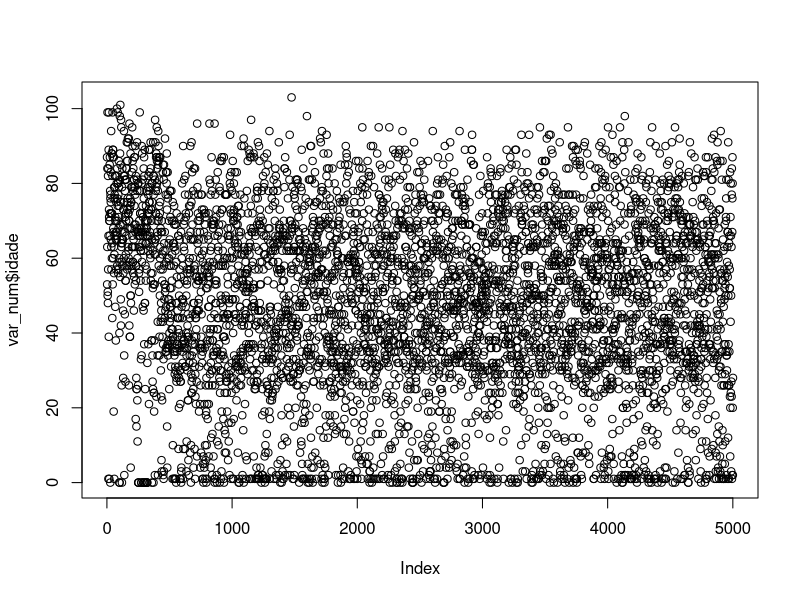
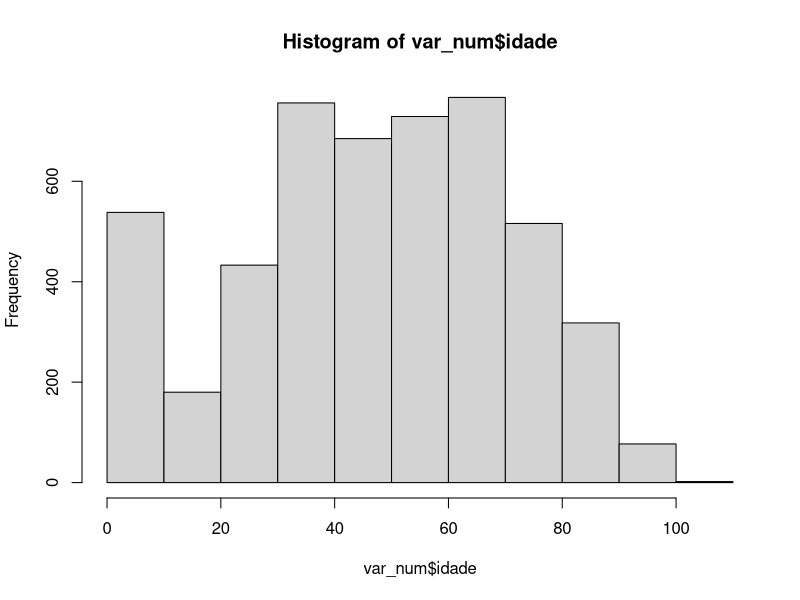
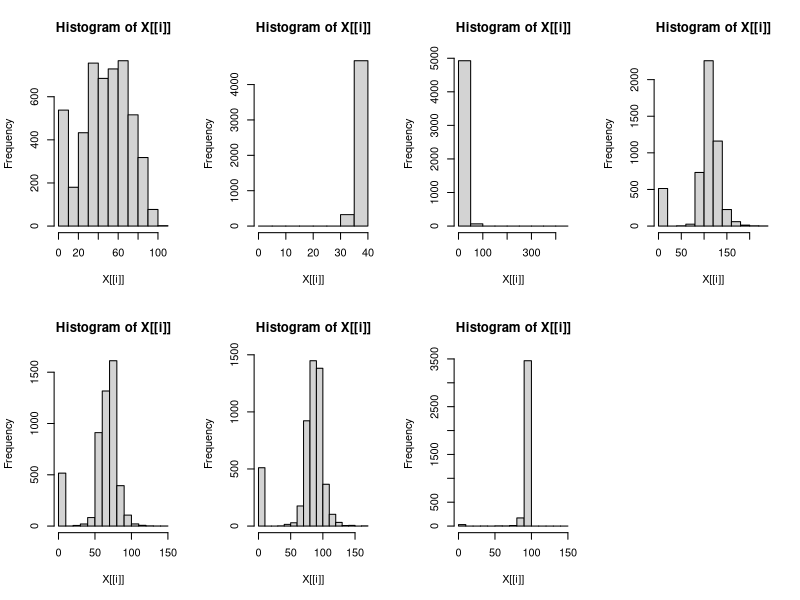
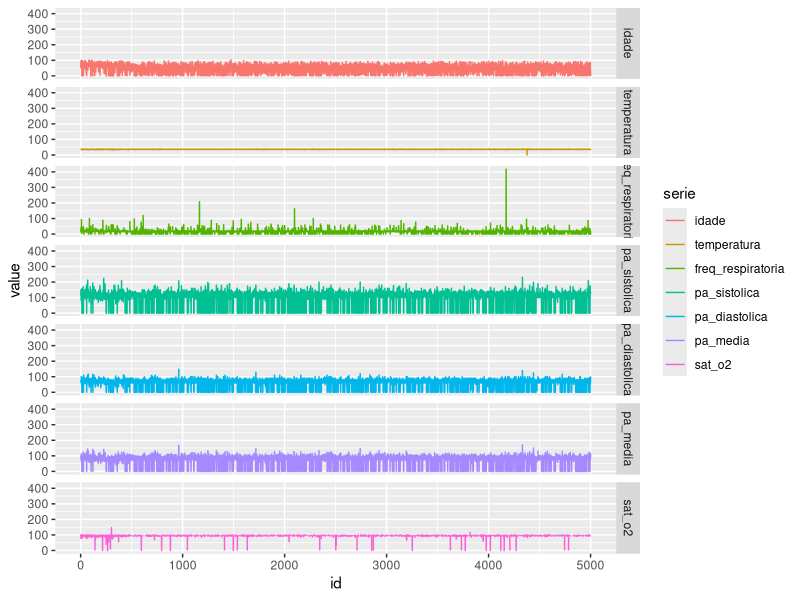
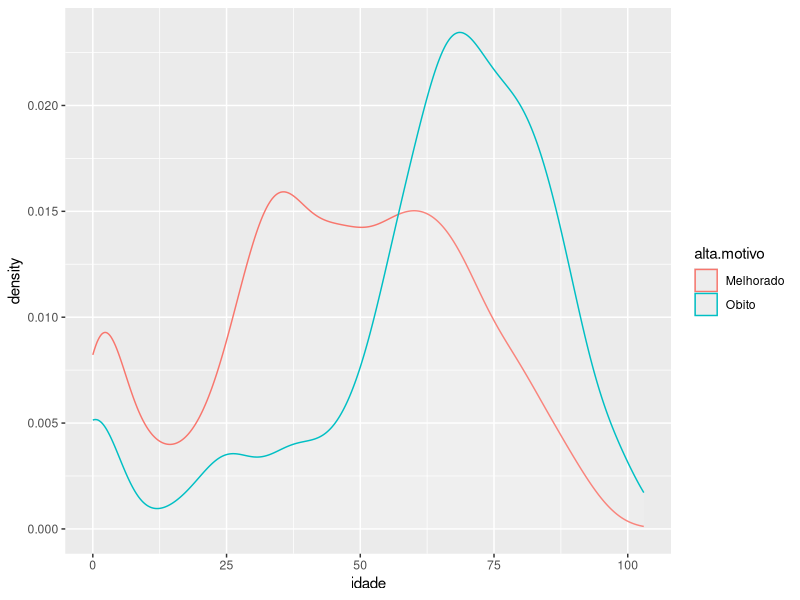

Write R code to recreate these figures, in order. (Note: this script raises an error after producing the figures.)
## ---- chunk 1
#source("setup_knitr.R")
knitr::opts_chunk$set(echo = TRUE,
                      comment = NA,
                      warning = FALSE,
                      message = FALSE)
## ---- chunk 2
## Criando um vetor de números
x <- c(1,2,3,4,5,6,7,80)
x

## verificando a classe do objeto
class(x)

## Selecionando o valor do vetor na posição 8
x[8]


## Criando uma matriz
X <- matrix(data= c(1,2,3,4),
            ncol = 2, 
            byrow=TRUE)
X
Y <- matrix(c(2,4,5,8,6,8),
            ncol=2, 
            byrow = TRUE)
Y

## Multiplicando as duas matrizes
Y%*%X

## Selcionando o valor da linha 1 coluna 2 da matriz Y
Y[1,2]
## ---- chunk 3
## Criando um vetor aleatório de 100 valores de uma distribuição Normal com média 0 e variância 1
x <- rnorm(100)

## Inspecionando os primeiros valores do vetor
head(x,n=3)

## Inspecionando os últimos valores do vetor
tail(x,n=3)

## Media = somatório x_i/n - Função para méria aritmética
media <- function(x){
    soma = 0
    for(i in 1:length(x))
        soma = soma + x[i]
    media = soma/length(x)
    return(media)
}
media(x)

mean(x)
## ---- chunk 4
# LI = media - Z*desvio_padrão/raiz(n)
# LS = media + Z*desvio_padrão/raiz(n)
IC <- function(x, conf = 0.95){
    avg = media(x)
    z = c(-qnorm(conf),qnorm(conf))
    dp = sd(x)
    n = length(x)
    raizn <- sqrt(n)
    #li = avg - z*(dp/raizn)
    #ls = avg + z*(dp/raizn)
    ic  <- avg + z*(dp/raizn)
    return(paste("IC(95%)= (",  round(ic[1],2),";",round(ic[2],2),")"))
}
IC(x)
## ---- chunk 5
## Listando arquivos
dir(pattern = '.csv')

## Carregando um conjunto de dados no formato csv
dados <- read.csv("hospital.csv",
                  header = TRUE, sep ='\t')
head(dados)
dim(dados)

## Estrutura dos dados
str(dados)
## ---- chunk 6
## Aplicando a função media criada
media(dados$idade)

## Listando os nomes das variáveis
names(dados)

## Selecionando apenas as variáveis numéricas
var_num <- dados[,c(1,3:8)]
str(var_num)

## Resumo da variável idade
summary(dados$idade)


## Resumo de todas variáveis numéricas
for(i in 1:length(names(var_num))){
    print(summary(var_num[i]))
    }
## ---- chunk 7
## Gráfico de dispersão
plot(var_num$idade)

## Histograma
hist(var_num$idade)
## ---- chunk 8
## Histograma de todas as variáveis numéricas
par(mfrow=c(2,4))
lapply(var_num,hist)

## ---- chunk 9
library(ggplot2)

var_num$id <- 1:dim(var_num)[1]
df <- reshape2::melt(var_num, id.vars = 'id', variable.name = "serie")
ggplot(df, aes(id,value)) +
    geom_line(aes(colour = serie)) +
    facet_grid(serie ~ .)
## ---- chunk 10
## Lançamento de dois dados

### QUantidade de possibilidades
6^2

## Número de faces
amostral <- 1:6
amostral

## Espaço amostral
n <- 3000
sorteio1 <- NULL
for(i in 1:n)
    sorteio1 <- c(sorteio1,
                  paste(sample(x = amostral,
                               replace = TRUE,
                               size = 2),
                        collapse =""))

length(unique(sorteio1))
sorteio1 <- sort(unique(sorteio1))
sorteio1

## Lançamento de três dados

### QUantidade de possibilidades
6^3

## Espaço amostral
n <- 3000
sorteio2 <- NULL
for(i in 1:n)
    sorteio2 <- c(sorteio2,paste(sample(x = amostral,
                                      replace = TRUE,
                                size = 3),collapse =""))

length(unique(sorteio2))
sorteio2 <- sort(unique(sorteio2))
sorteio2
## ---- chunk 11
### E1= (1,1) - Calcular probabilidade dos dados terem faces iguais
amostral <- 1:6
amostral

## Selcionando a primeira face do dado
dado1 <- substr(sorteio1,1,1)
## Selcionando a segunda face do dado
dado2 <- substr(sorteio1,2,2)
## Verificando se são iguais
iguais <- ifelse(dado1 == dado2, sorteio1,"excluir")
iguais

## Guardando as face iguais em um objeto
iguais <- iguais[iguais != "excluir"]

## Aplicando a definição clássica de probabilidade
PE1 <- length(iguais)/length(sorteio1)
PE1

## Calculando a probabilidade de pelo menos um dados ter face 1
d_1 <- ifelse(stringr::str_detect(sorteio1,"1"),"Sim","Não")
table(d_1)/length(sorteio1)

table(d_1)

## ---- chunk 12
## Espaço amostral= (1,2,3,4,5,6)
A <- 1:4
B <- 1:3
C <- c(2,4,6)
D <- c(2,3,5)

## Função União
uniao <- function(a,b){
    u = a
    for(i in 1:length(b))
        if(!b[i] %in% u){
            u = c(u,b[i])
        }
        return(u)
    }

uniao(A,B)
uniao(A,C)

# Função pronta do R
union(A,C)

## Função para intersecção

Inter <- function(a,b){
    inte <- NULL
    for(i in 1:length(a))
        if(a[i] %in% b){
            inte  <- c(inte, a[i])
        }
    return(inte)
    }
Inter(a=A, b=B)
Inter(A,D)

# Função pronta do R
intersect(A,D)

## Complementares
amostral <- 1:6

# A complementar
Ac <- amostral[-A]
# B complementar
Bc <- amostral[-B]
# A união Ac
uniao(A, Ac)

# B intersecção com Bc
Inter(B, Bc)
## ---- chunk 13
rm(list=ls())
dados <- read.csv("hospital.csv",
                  header = T,
                  sep = '\t')
head(dados)
##P(AuB) = P(A) + P(B) - P(AinterB)
## Criando variável dicotomica para Temperatura
dados$Temp_nivel <- ifelse(dados$temperatura <=35 |
                           dados$temperatura >=38.4,
                           "Alterada",
                           "Nao_Alterada")

## Criando variável dicotomica para Temperatura
dados$Resp_nivel <- ifelse(dados$freq_respiratoria <=14,
                           "Alterada",
                           "Nao_Alterada")
table(dados$Temp_nivel)
table(dados$Resp_nivel)
# A: Temperatura nao alterada
# B: Respiração não alterada
PA <- table(dados$Temp_nivel)[2]/nrow(dados)
PA

PB <- table(dados$Resp_nivel)[2]/nrow(dados)
PB

table(dados$Temp_nivel,dados$Resp_nivel)
PAinterB <- 3910/nrow(dados)
PAinterB
PAuB <- PA + PB - PAinterB
PAuB
PA+(1-PA)

## ---- chunk 14
library(ggplot2)
ggplot(dados, aes(idade, fill = alta.motivo, colour = alta.motivo)) +
    geom_density(alpha= 0.1, fill = 'white')

### Probabilidade de óbito
table(dados$alta.motivo)
PO <- table(dados$alta.motivo)[2]/nrow(dados)
PO
# Criando faixa etária
dados$f_idade <- ifelse(dados$idade < 55,
                        "F1",
                        "F2")
table(dados$f_idade)
## Probabilidade idade >=55
PF2 <- table(dados$f_idade)[2]/nrow(dados)
PF2
table(dados$f_idade,dados$alta.motivo)
## P(O | idade >= 55) = P(O inter idade >=55)/P(idade >=55)
POinterF2 <- 330/nrow(dados)
POinterF2
POdadoF2 <- POinterF2/PF2
POdadoF2

##P(O | "idade <= 55") = P(O inter "<=55")/P("<=55")
PF1 <- 1-PF2
POdadoF1 <- (101/nrow(dados))/PF1
POdadoF1

## ---- chunk 15
table(dados$Temp_nivel,dados$Resp_nivel)

##P(AinterB) = P(A)*P(B)
PAPB <- PA*PB
PAPB
PAdadoB <- PAinterB/PB
PAdadoB
## ---- chunk 16
library(dplyr)

## Filtrando setores que interessam
UTI <- dados %>%
    filter(setor %in% c('UTIG',
                        'UTIC',
                        'UTIP'))

UTI$setor <- droplevels(UTI$setor)
table(UTI$setor)

### P(O e UTIG) ou P(O e UTIP) ou P(O e UTIC)
### P(O e UTIG) + P(O e UTIP) + P(O e UTIC)
### P(O |UTIG)*P(UTIG) + P(O | UTIP)*P(UTIP) + P(O | UTIC)*PUTIC)
#### TMA probabilidade Total

#PA1 = P(O inter UTIG)  = P(O | UTIG)*P(UTIG)

PA1 <- table(UTI$setor,UTI$alta.motivo)[5]/nrow(UTI)
PA2 <- table(UTI$setor,UTI$alta.motivo)[6]/nrow(UTI)
PA3 <- table(UTI$setor,UTI$alta.motivo)[4]/nrow(UTI)
PA1
PA2
PA3

PO <- PA1 +  PA2 + PA3
PO


PUTIG <- table(UTI$setor)[2]/nrow(UTI)
POdadoUTIG <- PA1/PUTIG
### P(O | UTIG)*P(UTIG)
POdadoUTIG



# PA1 U PA2 U PA3
# TMA DA PROBABILIDADE TOTAL
PoUTI  <- PA1+PA2+PA3
PoUTI

#P(O | UTIG) = PA1/PUTIG
PA1 / (174/nrow(UTI))

### P(O | UTIP)*P(UTIP)
PUTIP <- length(UTI$setor[UTI$setor == 'UTIP'])/nrow(UTI)
POdadoUTIP <- PA2/PUTIP
POdadoUTIP
## ---- chunk 17
## P(UTIG | O) = P(O | UTIG) * P(UTIG)/(PoUTI)
PUTIGdadoO <- PA1/PoUTI
PUTIGdadoO
## ---- chunk 18
X <- 0:6
X
fo <- c(9,14,13,9,4,2,1)
fo
fr <- fo/52
df <- data.frame(X,fo,fr)
df
#Gráfico p(x)
p1 <- ifelse(df$fr > 1 | df$fr< 0,
             'N_p(x)','p(x)')
table(p1)

#p2
sum(df$fr)



#P(X = 2)
# P(X>2) = P(X =3 U X=4 U X=5 U X=6) = P(X=3)+P(X=4)+P(X=5)+P(X=6)
df$Fx <- cumsum(df$fr)
df

# 1 - P(X<=2)
1-0.692307

par(mfrow=c(1,2))
plot(df$X,
     df$fr,
     xlab='V.A.',
     ylab = 'P[X=x]',
     type = 'h')

plot(df$X,
     df$Fx,
     xlab = 'V.A.',
     ylab = 'F(x)= P[X<=x]',
     type = 's')

## ---- chunk 19
# X: face do dado
amostral <- 1:6
sorteio <- sample(amostral,100000,replace=TRUE)
prop.table(table(sorteio))

## P[X=2]
1/6

## ---- chunk 20
x <-1:6
px <- dunif(x,
            max=6)
plot(x,
     px,
     xlab='V.A.',
     ylab='P[X=x]',
     ylim = c(0,1),
     type = 'h')

Fx <- punif(x,
            max=6)
plot(x,
     Fx,
     xlab='V.A.',
     ylab='P[X<=x]',
     ylim = c(0,1),
     type = 's')

## ---- chunk 21
dados <- read.csv('hospital.csv',
                  header = TRUE,
                  sep = '\t')

table(dados$alta.motivo)

# 1 - Obito
# 0 - Melhorado

ber <- function(x,p){
    px = p^x*(1-p)^(1-x)
    return(px)
    }
prop.table(table(dados$alta.motivo))
P  <- 0.08578284
# P[X = 1]
ber(x = 1, p = P)
# P[X = 0]
ber(x = 0, p = P)
## ---- chunk 22

plot(0:1,
     c(ber(0,P),ber(1,P)),
     type = 'h',
     xlab = 'V.A.',
     ylab = 'P[X=x]',
     axes = FALSE)
axis(1,c(0,1))
axis(2,seq(0,1,.1))
box()

## ---- chunk 23
P
# P[X = 1]
dbinom(x = 1,
       size = 10,
       prob = P)
## ---- chunk 24
x <-0:150
px <- dbinom(0:150,
             size = 1000,
             prob = P)

plot(x,
     px,
     type = 'h',
     ylim = c(0,max(px))
     )


Fx <- pbinom(0:150,
             size = 1000,
             prob = P)
plot(x,
     Fx,
     type = 's',
     ylim = c(0,1),
     ylab = 'F(x) = P[X<=x]',
     xlab = 'V.A.'
     )


## ---- chunk 25
#P[X = 10]
dgeom(10,
      prob = P)

#P[X = 0]
dgeom(0,
      prob = P)

#P[X = 1]
dgeom(1,
      prob = P)

#P[X<=1]
pgeom(1,prob = P)

## ---- chunk 26
x <-0:100
px <-dgeom(x,
           prob = P)

plot(x,
     px,
     xlab ='V.A.',
     ylab = 'P[X=x]',
     type = 'h')

                                        # Fx
Fx <- pgeom(x,
            prob = P)
plot(x,
     Fx,
     xlab ='V.A.',
     ylab = 'P[X<=x]',
     type = 's')
## ---- chunk 27
table(dados$alta.motivo)
lambda <- 429/180
lambda

### Prob de occorrer 2 óbitos em 1 um dia - P[X = 2]
dpois(x=2,
      lambda = lambda)
## P[x <= 5]
ppois(5,lambda)

## ---- chunk 28
x <-0:15
px <-dpois(x,lambda)

plot(x,
     px,
     xlab = 'V.A.',
     ylab = 'P[X=x]',
     type = 'h',
     axes = FALSE)
axis(1,seq(0,15,1))
axis(2,seq(0,1,0.01),cex.axis = .5)
box()

## Fx

Fx <- ppois(x,lambda)

plot(x,
     Fx,
     xlab = 'V.A.',
     ylab = 'P[X<=x]',
     type = 's',
     axes = FALSE)
axis(1,seq(0,15,1))
axis(2,seq(0,1,0.01),cex.axis = .5)
box()

## P[X <= 3]
ppois(3,lambda)
## ---- chunk 29
fx <- function(x){
    fx = ifelse(x >2 & x<6,
                0.025*x+0.15,0)
    return(fx)
}
integrate(fx,
          lower = 2,
          upper = 6)$value


curve(fx,
      2,6)


## P[2 < X < 3 ]
integrate(fx,
          2,
          3)$value
# P[X<=5 ]
integrate(fx,
          -Inf,
          5)$value

## Gráfico Fx
curve(fx,
      2,6,
      xlim = c(0,8))
x <- seq(2,5,0.01)
lines(x,
      fx(x),
      type = 'h',
      col = 'grey')
## ---- chunk 30
fx <- function(x){
    fx = ifelse(x < 0 ,
                0,
                2*exp(-2*x))
    return(fx)
    }

integrate(fx,0,Inf)$value

##P[X > 1]
integrate(fx,
          1,Inf)$value

# P[0.2 < X < 0.8]
integrate(fx,
          0.2,0.8)$value
## ---- chunk 31
plot(fx,
     0,5,
     xlab = 'V.A',
     ylab = 'f(x)',
     col = 'darkblue')
abline(v = seq(0,5,1),
       h = seq(0,2,1),
       lty = 2,
       col = 'gray70')
polygon(x=c(1,seq(1,5,l=20)),
        y=c(0,fx(seq(1,5,l=20))),
        density=65)
polygon(x=c(0.2,seq(0.2,0.8,l=20),0.8),
        y=c(0,fx(seq(0.2,0.8,l=20)),0),
        density=65)
text(c(1.3,0.5),
     c(0.08,0.08),
     c(expression(0.135,0.468)),
     col=c('darkred','darkred'))

## ---- chunk 32
x <- runif(5,0,1)
### Gráficos
par(mfrow=c(1,2))
curve(dunif(x, 2, 5),
      xlim = c(0, 7),
      ylab = 'f(x)')

curve(punif(x, 2, 5),
      xlim = c(0, 7),
      ylab = 'F(x)')


## ---- chunk 33
# Calcular a probabilidade P[X ≥ 400).
1-pexp(400,
       rate = 1/500)
 # i. Use a função básica do `R`
1-pexp(400,rate=1/500)

 #ii. Crie uma função no `R` e compare os resultados
fx <- function(x, lambda = 500) {
    fx <- ifelse(x < 0, 0,
    (1/lambda) * exp(-x/lambda))
    return(fx)
}
integrate(fx, 400, Inf)$value

## Gráficos
x <- seq(0,
         3000,
         l = 200)
fx <- dexp(x,
           rate = 1/500)

par(mfrow=c(1,2))
plot(x,
     fx,
     type = "l",
     axes=F,
     col='tomato',
     xlab='Valores de x',
     ylab=substitute(paste(italic('f(x)'))),cex.lab=.7)
ax <- c(400, 400, x[x > 400], 3000, 3000)
ay <- c(0, dexp(c(400, x[x > 400], 3000), 1/500), 0)
polygon(ax, ay,col='tomato',density=50)
title('P[X > 400]',cex.main=.7)
axis(1, at=seq(0,3000,100), cex.axis=0.5)
axis(2, at=seq(0,1,.0005),cex.axis=0.5)
box()



Fx <- pexp(x, rate = 1/500)
plot(x, Fx, type = "l",axes=F,col='tomato',xlab='Valores de x',
     ylab=substitute(paste(italic('f(x)'))),cex.lab=.7)
title('Gráfico Função de Distribuição',cex.main=.7)
axis(1, at=seq(0,3000,100), cex.axis=0.5)
axis(2, at=seq(0,1,.05),cex.axis=0.5)
box()

## ---- chunk 34
x <- seq(10,90,0.1)
fx <- dnorm(x,
            mean = 50,
            sd = 10
            )
plot(x,
     fx,
     xlab = 'V.A',
     ylab = 'f(x)',
     type = 'l')
segments(x0 = 50, y0=0,
         x1 = 50 , y1 = dnorm(mean(x),mean = 50, sd = 10))

## ---- chunk 35
# Z = X - media(x)/sd(x)
Z <-(x-mean(x))/sd(x)
summary(Z)
sd(Z)

fz <- dnorm(Z, mean = 0, sd = 1)
plot(Z,
     fz,
     type = "l",
     xlab = "Z", ylab = "f(z)")
segments(x0 = 0, y0 = 0, x1 = 0, y1 = dnorm(mean(Z),0,1))

## ---- chunk 36
fz <- function(z){
    fz <- (1/sqrt(2*pi))*exp(-z^2/2)
    return(fz)
}

## P[X <=30]
pnorm(q = 30,
      mean = 50,
      sd = 10)
pnorm((30-50)/10,
      mean = 0,
      sd = 1)


integrate(fz,
          -Inf,
          (30-50)/10)$value

pnorm(3)
integrate(fz,
          -1,1)$value

par(mfrow=c(1,2))
## Gráfico da função densidade de probabilidade
z <- seq(-3, 3, 0.01)
fz <-dnorm(z,0,1)
plot(z,fz, type='l',xlab='Valores de x',
     ylab=substitute(paste(italic('f(x)'))),cex.lab=.7,col='tomato')
title('Gráfico Função de Densidade de Probabilidade',cex.main=.7)

## Gráfico da função de distribuição
Fx<-pnorm(z,0,1)
plot(z, Fx, type = "l",
     lwd=2, xlab='Valores de x',
     ylab=substitute(paste(italic('F(x)'))),cex.lab=.7,col='tomato')
title('Gráfico Função de Distribuição',cex.main=.7)

